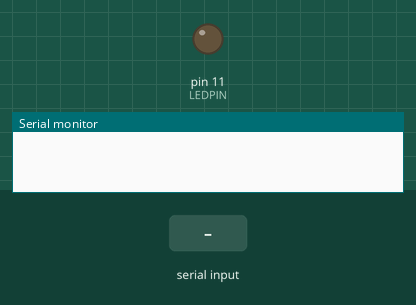
Bench run of a sketch on a simulated Arduino Mega 2560, built with avr-gcc and run on an emulated ATmega2560. Shown: output pins drawn as LEDs (lit = HIGH), the last lines printed to the serial monitor. The test bench sets the inputs (shaded band).

Above: at 1.2 s.
1.3 s: "LED_ON" received over the second serial link
At 3.5 s:
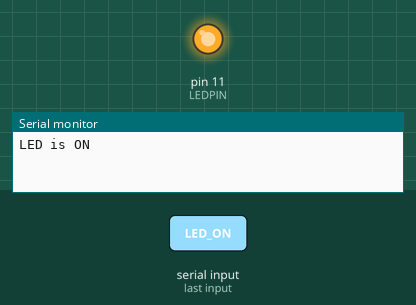
3.8 s: "LED_OFF" received over the second serial link
At 5.7 s:
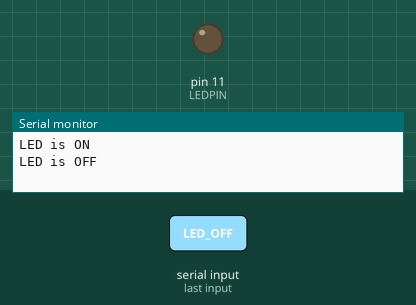
Timing chart, 0 to 7.2 s (numbered marks = the images above; inputs shaded):
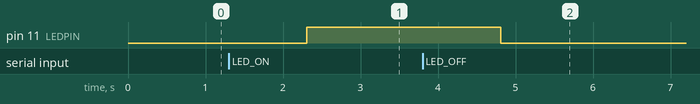

Measured:
- after the input at 1.3 s, pin 11 (LEDPIN): LOW → HIGH after 1.0 s
- after the input at 3.8 s, pin 11 (LEDPIN): HIGH → LOW after 1.0 s

The sketch:

sketch_led.ino
```cpp
#define LEDPIN 11

void setup() {
    // Setup serial for monitor (PC/laptop) and Serial1 for Bluetooth (if needed)
    Serial.begin(9600);   // Serial communication with PC/laptop
    Serial1.begin(9600);  // Serial1 for Bluetooth (optional)
    pinMode(LEDPIN, OUTPUT);
}

void loop() {
    // Example: Send LED status to PC/laptop
    if(Serial1.available() > 0){
        String str = Serial1.readString().substring(0);

        if(str == "LED_ON"){
            digitalWrite(LEDPIN, HIGH);
            Serial.println("LED is ON"); // Send status to PC/laptop
        }
        else if(str == "LED_OFF"){
            digitalWrite(LEDPIN, LOW);
            Serial.println("LED is OFF"); // Send status to PC/laptop
        }
    }
}
```
